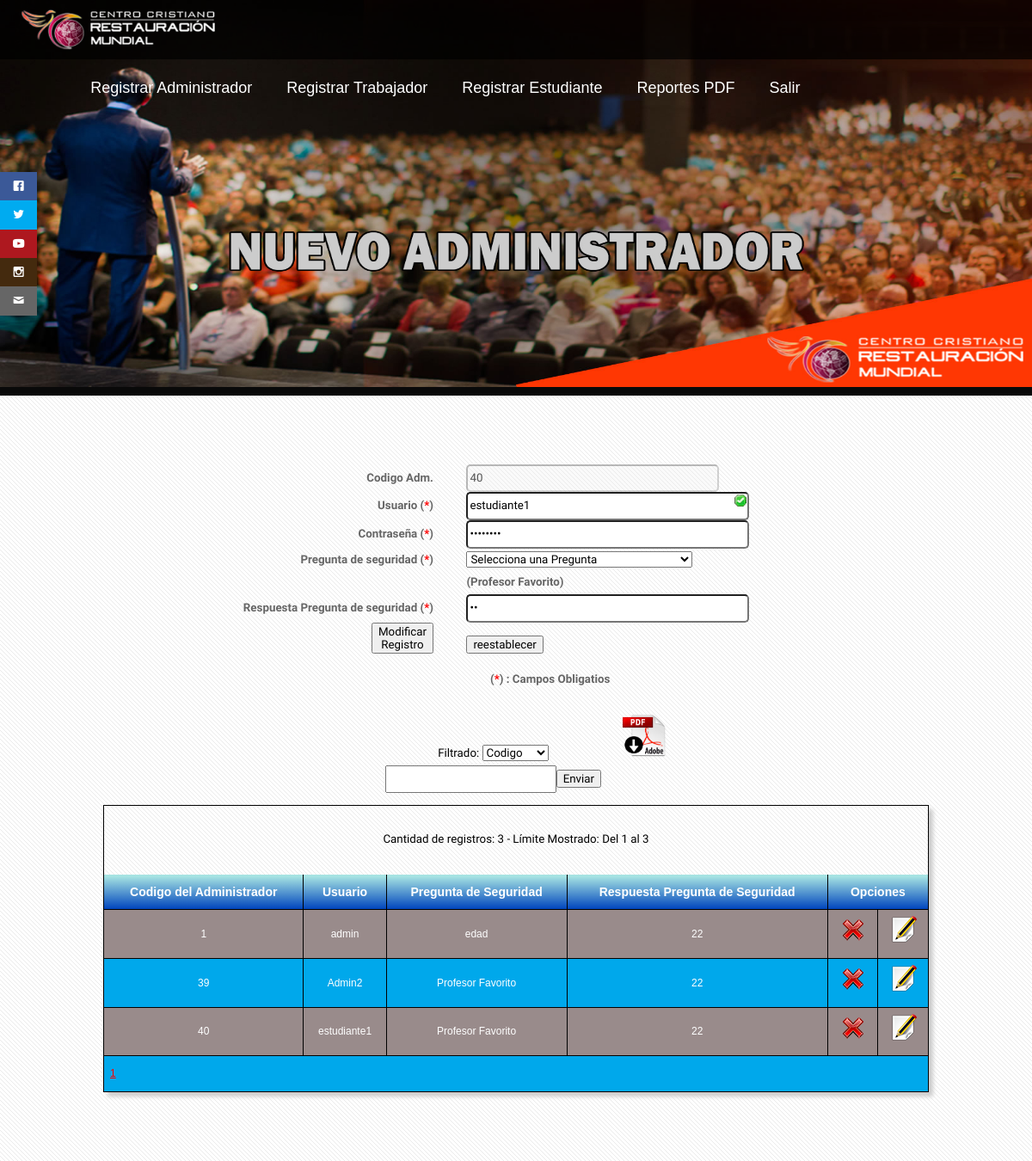
The page /new_admin.php?m=1&editar=40 (signed in) on the database its author committed.
### tables this page shows
CREATE TABLE `usuarios` (
  `cod_usu` int(10) NOT NULL,
  `nom_usu` varchar(50) NOT NULL,
  `cont_usu` varchar(50) NOT NULL,
  `niv_usu` int(11) NOT NULL,
  `ps_usu` varchar(100) NOT NULL,
  `rps_usu` varchar(50) NOT NULL
);

### formulario_admin.php (called while the page is built, shortened)
<?php
include("conex.php");
if(isset($_REQUEST['editar'])){
$sql= "SELECT * FROM usuarios WHERE cod_usu=".$_REQUEST['editar'];
$consultaDatos= mysqli_query($enlace, $sql) or die("Error - " . mysql_error());
$datosEditar=mysqli_fetch_assoc($consultaDatos);
}
$where="";
?>

### new_admin.php (the view, shortened to what this page needs)
<?php
include ("formulario_admin.php");
?>
<!doctype html>
<html>
<head>
    <link rel="stylesheet" href="css/fonts.css" />
	</head>
<body>
<div class="social">
    <ul>
      <li><a href="https://www.facebook.com/restauramundial" target="_blank" class="icon-facebook"></a></li>
      <li><a href="http://www.twitter.com/" target="_blank" class="icon-twitter"></a></li>
      <li><a href="http://www.youtube.com/" target="_blank" class="icon-youtube"></a></li>
      <li><a href="http://www.instagram.com/" target="_blank" class="icon-instagram"></a></li>
      <li><a href="mailto:restauracionmundial@gmail.com" class="icon-mail"></a></li>
    </ul>
  </div>
    <header2>
    <div class="logo">
          <img src="images/logo.png" width="230" height="50">
        </div>
  <nav>
    <ul>
      <li><a href="new_admin.php">Registrar Administrador</a></li>
      <li><a href="new_trabajador.php">Registrar Trabajador</a></li>
      <li><a href="new_estudiante.php">Registrar Estudiante</a></li>
      <li><a href="reporte/pdf.php">Reportes PDF</a></li>
      <li><a href="cierre.php">Salir</a></li>
    </ul>
  </nav>
    </header2>
    <div><img src="images/header/new_admin.jpg" width="100%" height="450"></div>
<div id="main">
			<div class="container">
				<div class="row">
						<div id="content" class="12u skel-cell-important">
                            <div class="Formularios" >
<form action="?m=1" method="post" name="form1" id="form1">
 <table width="80%" border="1" align="center" cellpadding="5" cellspacing="5">
   <tr>
    <td align="right"><b>Codigo Adm.<b></td>
    <td>&nbsp;</td>
    <td width="45%"><input disabled style="width:85%; border-radius:5px" pattern="[0-9]+" type="text" name="cod_usu" id="cod_usu" placeholder="Automatico" <?php if(isset($edita)){
echo 'value="'.$datosEditar['cod_usu'].'"'; echo " disabled ";} ?>>
<?php if(isset($edita)) echo '<input name="codM" type="hidden"
value="'.$datosEditar['cod_usu'].'" />'; ?></td>
  </tr>
  <tr>
    <td align="right"><b>Usuario (<a style="color:red">*</a>)</b></td>
    <td>&nbsp;</td>
    <td><input style="width:95%; border-radius:5px" type="text" required pattern="[a-z A-Z 0-9]+"
name="usuario" id="usuario" placeholder="Usuario del Administrador" <?php
if(isset($edita)) echo 'value="'.$datosEditar['nom_usu'].'"'; ?>></td>
  </tr>
  <tr>
    <td align="right"><b>Contraseña (<a style="color:red">*</a>)</b></td>
    <td>&nbsp;</td>
    <td><input style="width:95%; border-radius:5px" type="password" name="clave" id="clave" placeholder="Contraseña del administrador" <?php
if(isset($edita)) echo 'value="'.$datosEditar['cont_usu'].'"'; ?>></td>
  </tr>
  <tr>
    <td align="right"><b>Pregunta de seguridad (<a style="color:red">*</a>)</b></td>
    <td>&nbsp;</td>
                        <td ><select name="ps" id="ps" id="ps" >
                        <option value="null">Selecciona una Pregunta</option>
                        </select><?php if(isset($edita)) echo'<br><b> ('.$datosEditar['ps_usu'].')</b>'; ?></td>
                        </tr>
  <tr>
    <td align="right"><b>Respuesta Pregunta de seguridad (<a style="color:red">*</a>)</b></td>
    <td>&nbsp;</td>
    <td><input style="width:95%; border-radius:5px" type="password"
name="rps" id="rps" placeholder="Respuesta Secreta" <?php
if(isset($edita)) echo 'value="'.$datosEditar['rps_usu'].'"'; ?>></td>
  </tr>
  <tr>
    <td align="right"><?php if(isset($edita)) $nom_boton="Modificar
Registro"; else $nom_boton="Enviar Registro"; ?><input name="button" type="submit" value="<?php echo $nom_boton ?>"></td>
    <td width="5%">&nbsp;</td>
    <td><input name="res" type="reset" value="reestablecer"></td>
  </tr>
</table>
<a style="margin-left:450px;"><b> (<a style="color:red">*</a>) : Campos Obligatios</b></a>
</form>
</div>
<div class="Consultas" align="center">
<table width="37%" border="1" cellspacing="5" cellpadding="5" align="center">
  <tr>
    <td>&nbsp;</td>
    <td>&nbsp;</td>
    <td>&nbsp;</td>
  </tr>
  <tr>
    <td align="center"><form action="?m=1" method="post" name="form2">
Filtrado:
<select name="campos">
<option value="cod_usu" selected="selected">Codigo</option>
</select><input name="valor" type="text"><input name="Consultar" type="submit" value="Enviar"><td align="center"><a href="reporte/pdf.php"><img src="images/PDF_Descargar.png" width="50" height="50" alt="" /></a></td>
</form></td>
    <td>&nbsp;</td>
  </tr>
</table>
  </div>
         <div class="Tablas" >
<div class="CSSTableGenerator" >
<table>
<?php
if (!isset($_REQUEST['pg'])) $n_pag = 1; else $n_pag=$_REQUEST['pg'];
$cantidad=20;
$inicial = ($n_pag-1) * $cantidad;
$sql = "SELECT * FROM usuarios ".$where;
$consulta = mysqli_query($enlace, $sql) or die ("Error");
$cant_registros =mysqli_num_rows($consulta);
$paginado = intval($cant_registros / $cantidad);
$sql = "SELECT * FROM usuarios ".$where." LIMIT $inicial,$cantidad ";
$consulta = mysqli_query($enlace, $sql) or die ("Error");
$cant_registros2 =mysqli_num_rows($consulta);
echo "</br><center>Cantidad de registros: ".$cant_registros." - Límite Mostrado: Del ".($inicial+1)." al ".($inicial + $cant_registros2)."</center><br>";
$sql="SELECT * FROM usuarios ".$where;
$cons=mysqli_query($enlace, $sql);
echo '<table>
<tr>
<td>Codigo del Administrador</td><td>Usuario</td><td>Pregunta de Seguridad</td><td>Respuesta Pregunta de Seguridad</td><td colspan="2">Opciones</td>
</tr>';
while($datos=mysqli_fetch_assoc($cons)){
$primario= $datos['cod_usu'];
echo "<tr>";
echo "<td><center>".$datos['cod_usu']."</center></td>";
echo "<td><center>".$datos['nom_usu']."</center></td>";
echo "<td><center>".$datos['ps_usu']."</center></td>";
echo "<td><center>".$datos['rps_usu']."</center></td>";
echo "<td><center><a class='tooltip' alt='Eliminar Registro' href='?m=1&eliminar=$primario'><img width='32' height='32' src='images/eliminar.png'></a></center></td>";
echo "<td><center><a class='tooltip' alt='Editar Registro ' href='?m=1&editar=$primario'><img width='32' height='32' src='images/editar.png'></a></center></td>";
echo "</tr>";
}
echo "<tr align='center'><td colspan=6>";
for ($a=0;$a<($paginado+1);$a++){
echo '<a href="?pg='.($a+1).'">'.($a+1).'<a/>&nbsp;';
}
echo "</td></tr>";
?>
                 </table>
            </div>
</div>
						</div>
				</div>
			</div>
		</div>
</body>
</html>

### css/style.css (style rules this page uses)
body { background: #090909; }
body,input,textarea,select { font-family: 'Oxygen', sans-serif; font-size: 13pt; line-height: 2em; }
strong, b { font-weight: bold; color: #666666; }
a { color: #FF0000; }
p, ul, ol, dl, table { margin-bottom: 1em; }
.social { position: fixed; left: 0; top: 200px; z-index: 2000; }
.social ul { list-style: none; }
.social ul li a { display: inline-block; color:#fff; background: #000; padding: 10px 15px; text-decoration: none; -webkit-transition:all 500ms ease; -o-transition:all 500ms ease; transition:all 500ms ease; }
.social ul li .icon-facebook { background:#3b5998; }
.social ul li .icon-twitter { background: #00abf0; }
.social ul li .icon-youtube { background: #ae181f; }
.social ul li .icon-instagram { background: #442A0E; }
.social ul li .icon-mail { background: #666666; }
.CSSTableGenerator { margin:0px; padding:0px; width:100%; box-shadow: 5px 5px 5px 0px #CCCCCC; border:1px solid #000000; -moz-border-radius-bottomleft:0px; -webkit-border-bottom-left-radius:0px; border-bottom-left-radius:0px; -moz-border-radius-bottomright:0px; -webkit-border-bottom-right-radius:0px; border-bottom-right-radius:0px; -moz-border-radius-topright:0px; -webkit-border-top-right-radius:0px; border-top-right-radius:0px; -moz-border-radius-topleft:0px; -webkit-border-top-left-radius:0px; border-top-left-radius:0px; }
.CSSTableGenerator table { width:100%; height:100%; margin:0px;padding:0px; }
.CSSTableGenerator tr:last-child td:last-child { -moz-border-radius-bottomright:0px; -webkit-border-bottom-right-radius:0px; border-bottom-right-radius:0px; }
.CSSTableGenerator table tr:first-child td:first-child { -moz-border-radius-topleft:0px; -webkit-border-top-left-radius:0px; border-top-left-radius:0px; }
.CSSTableGenerator table tr:first-child td:last-child { -moz-border-radius-topright:0px; -webkit-border-top-right-radius:0px; border-top-right-radius:0px; }
.CSSTableGenerator tr:last-child td:first-child { -moz-border-radius-bottomleft:0px; -webkit-border-bottom-left-radius:0px; border-bottom-left-radius:0px; }
.CSSTableGenerator tr:nth-child(odd) { background-color:#00A8EB; }
.CSSTableGenerator tr:nth-child(even) { background-color:#998B8B; }
.CSSTableGenerator td { vertical-align:middle; border:1px solid #000000; border-width:0px 1px 1px 0px; text-align:left; padding:7px; font-size:12px; font-family:Arial; font-weight:normal; color: #FFFFFF; }
.CSSTableGenerator tr:last-child td { border-width:0px 1px 0px 0px; }
.CSSTableGenerator tr td:last-child { border-width:0px 0px 1px 0px; }
.CSSTableGenerator tr:last-child td:last-child { border-width:0px 0px 0px 0px; }
.CSSTableGenerator tr:first-child td { background:-o-linear-gradient(bottom, #A6E3E2 5%, #0045BD 100%); background:-webkit-gradient( linear, left top, left bottom, color-stop(0.05, #A6E3E2), color-stop(1, #0045BD) ); background:-moz-linear-gradient( center top, #A6E3E2 5%, #0045BD 100% ); filter:progid:DXImageTransform.Microsoft.gradient(startColorstr="#A6E3E2", endColorstr="#0045BD"); background: -o-linear-gradient(top,#A6E3E2,#0045BD); background-color:#A6E3E2; border:0px solid #000000; text-align:center; border-width:0px 0px 1px 1px; font-size:14px; font-family:Arial; font-weight:bold; color: #FFFFFF; }
.CSSTableGenerator tr:first-child td:first-child { border-width:0px 0px 1px 0px; }
.CSSTableGenerator tr:first-child td:last-child { border-width:0px 0px 1px 1px; }
input:required:valid { background-image: url(images/valido.png); background-position: right top; background-repeat: no-repeat; }
header2 { background: rgba(0,0,0,0.7); width: 100%; position: fixed; z-index: 100; height:69px; }
nav { margin-left:7.1%; float: left; }
nav ul { list-style: none; overflow: hidden; }
nav ul li { float: left; font-family:"Trebuchet MS", Arial, Helvetica, sans-serif; font-size: 18px; }
nav ul li a { display: block; padding: 20px; color: #fff; text-decoration: none; }
.logo { margin-top:0.75%; margin-left:2%; float:left; }
#main { position: relative; background: #fff url(images/overlay.png) repeat; }

### css/style-desktop.css (style rules this page uses)
body,input,textarea,select { font-size: 11pt; }
#main { padding: 6em 0em; }

### css/style-1000px.css (style rules this page uses)
body,input,textarea,select { font-size: 10pt; }

### rows shown on the page
usuarios: cod_usu "40", usuario "estudiante1", ps_usu "Profesor Favorito", nom_usu "estudiante1", rps_usu "22"
usuarios: cod_usu "1", nom_usu "admin", ps_usu "edad", rps_usu "22"
usuarios: cod_usu "39", nom_usu "Admin2", ps_usu "Profesor Favorito", rps_usu "22"

### other values the page prints
$cant_registros "3"
$inicial+1 "1"
$inicial + $cant_registros2 "3"
